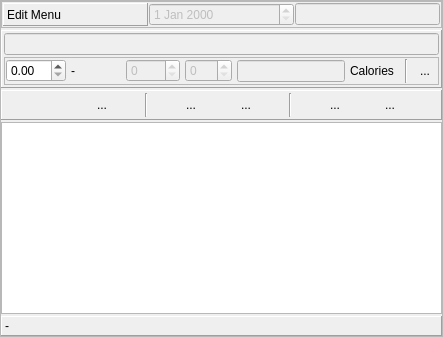
                <widget class="QFrame" name="frame_menuEdit">
                 <property name="sizePolicy">
                  <sizepolicy hsizetype="Preferred" vsizetype="Preferred">
                   <horstretch>0</horstretch>
                   <verstretch>1</verstretch>
                  </sizepolicy>
                 </property>
                 <property name="frameShape">
                  <enum>QFrame::StyledPanel</enum>
                 </property>
                 <property name="frameShadow">
                  <enum>QFrame::Raised</enum>
                 </property>
                 <layout class="QVBoxLayout" name="verticalLayout_14">
                  <property name="spacing">
                   <number>2</number>
                  </property>
                  <property name="leftMargin">
                   <number>0</number>
                  </property>
                  <property name="topMargin">
                   <number>0</number>
                  </property>
                  <property name="rightMargin">
                   <number>0</number>
                  </property>
                  <property name="bottomMargin">
                   <number>0</number>
                  </property>
                  <item>
                   <widget class="QFrame" name="frame">
                    <property name="frameShape">
                     <enum>QFrame::StyledPanel</enum>
                    </property>
                    <property name="frameShadow">
                     <enum>QFrame::Raised</enum>
                    </property>
                    <layout class="QHBoxLayout" name="horizontalLayout_18">
                     <property name="spacing">
                      <number>1</number>
                     </property>
                     <property name="leftMargin">
                      <number>1</number>
                     </property>
                     <property name="topMargin">
                      <number>1</number>
                     </property>
                     <property name="rightMargin">
                      <number>1</number>
                     </property>
                     <property name="bottomMargin">
                      <number>1</number>
                     </property>
                     <item>
                      <widget class="QLabel" name="label_menuEdit">
                       <property name="sizePolicy">
                        <sizepolicy hsizetype="Preferred" vsizetype="Preferred">
                         <horstretch>1</horstretch>
                         <verstretch>0</verstretch>
                        </sizepolicy>
                       </property>
                       <property name="minimumSize">
                        <size>
                         <width>0</width>
                         <height>20</height>
                        </size>
                       </property>
                       <property name="font">
                        <font>
                         <family>Segoe UI</family>
                         <pointsize>9</pointsize>
                        </font>
                       </property>
                       <property name="frameShape">
                        <enum>QFrame::Panel</enum>
                       </property>
                       <property name="frameShadow">
                        <enum>QFrame::Raised</enum>
                       </property>
                       <property name="text">
                        <string>Edit Menu</string>
                       </property>
                      </widget>
                     </item>
                     <item>
                      <widget class="QDateEdit" name="dateEdit_selectDay">
                       <property name="enabled">
                        <bool>false</bool>
                       </property>
                       <property name="sizePolicy">
                        <sizepolicy hsizetype="Minimum" vsizetype="Fixed">
                         <horstretch>1</horstretch>
                         <verstretch>0</verstretch>
                        </sizepolicy>
                       </property>
                      </widget>
                     </item>
                     <item>
                      <widget class="QLineEdit" name="lineEdit_editSection">
                       <property name="enabled">
                        <bool>false</bool>
                       </property>
                       <property name="sizePolicy">
                        <sizepolicy hsizetype="Expanding" vsizetype="Fixed">
                         <horstretch>1</horstretch>
                         <verstretch>0</verstretch>
                        </sizepolicy>
                       </property>
                      </widget>
                     </item>
                    </layout>
                   </widget>
                  </item>
                  <item>
                   <widget class="QFrame" name="frame_mealSet">
                    <property name="frameShape">
                     <enum>QFrame::Panel</enum>
                    </property>
                    <property name="frameShadow">
                     <enum>QFrame::Raised</enum>
                    </property>
                    <layout class="QVBoxLayout" name="verticalLayout_15">
                     <property name="spacing">
                      <number>2</number>
                     </property>
                     <property name="leftMargin">
                      <number>2</number>
                     </property>
                     <property name="topMargin">
                      <number>2</number>
                     </property>
                     <property name="rightMargin">
                      <number>2</number>
                     </property>
                     <property name="bottomMargin">
                      <number>2</number>
                     </property>
                     <item>
                      <widget class="QLineEdit" name="lineEdit_Mealname">
                       <property name="enabled">
                        <bool>false</bool>
                       </property>
                      </widget>
                     </item>
                     <item>
                      <widget class="QFrame" name="frame_6">
                       <property name="frameShape">
                        <enum>QFrame::StyledPanel</enum>
                       </property>
                       <property name="frameShadow">
                        <enum>QFrame::Raised</enum>
                       </property>
                       <layout class="QHBoxLayout" name="horizontalLayout_12">
                        <property name="spacing">
                         <number>5</number>
                        </property>
                        <property name="leftMargin">
                         <number>1</number>
                        </property>
                        <property name="topMargin">
                         <number>1</number>
                        </property>
                        <property name="rightMargin">
                         <number>1</number>
                        </property>
                        <property name="bottomMargin">
                         <number>1</number>
                        </property>
                        <item>
                         <widget class="QDoubleSpinBox" name="doubleSpinBox_portion">
                          <property name="minimumSize">
                           <size>
                            <width>60</width>
                            <height>0</height>
                           </size>
                          </property>
                          <property name="maximumSize">
                           <size>
                            <width>80</width>
                            <height>16777215</height>
                           </size>
                          </property>
                          <property name="maximum">
                           <double>10.000000000000000</double>
                          </property>
                          <property name="singleStep">
                           <double>0.050000000000000</double>
                          </property>
                         </widget>
                        </item>
                        <item>
                         <widget class="QLabel" name="label_portInfo">
                          <property name="minimumSize">
                           <size>
                            <width>50</width>
                            <height>0</height>
                           </size>
                          </property>
                          <property name="maximumSize">
                           <size>
                            <width>50</width>
                            <height>16777215</height>
                           </size>
                          </property>
                          <property name="text">
                           <string>-</string>
                          </property>
                         </widget>
                        </item>
                        <item>
                         <widget class="QSpinBox" name="spinBox_calories">
                          <property name="enabled">
                           <bool>false</bool>
                          </property>
                          <property name="maximum">
                           <number>1000</number>
                          </property>
                         </widget>
                        </item>
                        <item>
                         <widget class="QSpinBox" name="spinBox_portFactor">
                          <property name="enabled">
                           <bool>false</bool>
                          </property>
                          <property name="maximum">
                           <number>100</number>
                          </property>
                         </widget>
                        </item>
                        <item>
                         <widget class="QLineEdit" name="lineEdit_calories">
                          <property name="enabled">
                           <bool>false</bool>
                          </property>
                         </widget>
                        </item>
                        <item>
                         <widget class="QLabel" name="label_calories">
                          <property name="minimumSize">
                           <size>
                            <width>50</width>
                            <height>0</height>
                           </size>
                          </property>
                          <property name="text">
                           <string>Calories</string>
                          </property>
                         </widget>
                        </item>
                        <item>
                         <widget class="Line" name="line_18">
                          <property name="orientation">
                           <enum>Qt::Vertical</enum>
                          </property>
                         </widget>
                        </item>
                        <item>
                         <widget class="QToolButton" name="toolButton_addMeal">
                          <property name="minimumSize">
                           <size>
                            <width>24</width>
                            <height>24</height>
                           </size>
                          </property>
                          <property name="maximumSize">
                           <size>
                            <width>24</width>
                            <height>24</height>
                           </size>
                          </property>
                          <property name="text">
                           <string>...</string>
                          </property>
                          <property name="icon">
                           <iconset resource="resources.qrc">
                            <normaloff>:/images/icons/Add.png</normaloff>:/images/icons/Add.png</iconset>
                          </property>
                          <property name="iconSize">
                           <size>
                            <width>18</width>
                            <height>18</height>
                           </size>
                          </property>
                          <property name="autoRaise">
                           <bool>true</bool>
                          </property>
                         </widget>
                        </item>
                       </layout>
                      </widget>
                     </item>
                    </layout>
                   </widget>
                  </item>
                  <item>
                   <widget class="QFrame" name="frame_mealEdit">
                    <property name="frameShape">
                     <enum>QFrame::Panel</enum>
                    </property>
                    <property name="frameShadow">
                     <enum>QFrame::Raised</enum>
                    </property>
                    <layout class="QHBoxLayout" name="horizontalLayout_14">
                     <property name="spacing">
                      <number>2</number>
                     </property>
                     <property name="leftMargin">
                      <number>4</number>
                     </property>
                     <property name="topMargin">
                      <number>2</number>
                     </property>
                     <property name="rightMargin">
                      <number>4</number>
                     </property>
                     <property name="bottomMargin">
                      <number>2</number>
                     </property>
                     <item>
                      <widget class="QToolButton" name="toolButton_menuEdit">
                       <property name="minimumSize">
                        <size>
                         <width>24</width>
                         <height>24</height>
                        </size>
                       </property>
                       <property name="maximumSize">
                        <size>
                         <width>24</width>
                         <height>24</height>
                        </size>
                       </property>
                       <property name="icon">
                        <iconset resource="resources.qrc">
                         <normaloff>:/images/icons/OK.png</normaloff>:/images/icons/OK.png</iconset>
                       </property>
                       <property name="iconSize">
                        <size>
                         <width>18</width>
                         <height>18</height>
                        </size>
                       </property>
                       <property name="autoRaise">
                        <bool>true</bool>
                       </property>
                      </widget>
                     </item>
                     <item>
                      <widget class="QToolButton" name="toolButton_menuClear">
                       <property name="minimumSize">
                        <size>
                         <width>24</width>
                         <height>24</height>
                        </size>
                       </property>
                       <property name="maximumSize">
                        <size>
                         <width>24</width>
                         <height>24</height>
                        </size>
                       </property>
                       <property name="text">
                        <string>...</string>
                       </property>
                       <property name="icon">
                        <iconset resource="resources.qrc">
                         <normaloff>:/images/icons/Erase.png</normaloff>:/images/icons/Erase.png</iconset>
                       </property>
                       <property name="iconSize">
                        <size>
                         <width>18</width>
                         <height>18</height>
                        </size>
                       </property>
                       <property name="autoRaise">
                        <bool>true</bool>
                       </property>
                      </widget>
                     </item>
                     <item>
                      <widget class="Line" name="line_16">
                       <property name="orientation">
                        <enum>Qt::Vertical</enum>
                       </property>
                      </widget>
                     </item>
                     <item>
                      <widget class="QToolButton" name="toolButton_menuCopy">
                       <property name="minimumSize">
                        <size>
                         <width>24</width>
                         <height>24</height>
                        </size>
                       </property>
                       <property name="maximumSize">
                        <size>
                         <width>24</width>
                         <height>24</height>
                        </size>
                       </property>
                       <property name="text">
                        <string>...</string>
                       </property>
                       <property name="icon">
                        <iconset resource="resources.qrc">
                         <normaloff>:/images/icons/Copy.png</normaloff>:/images/icons/Copy.png</iconset>
                       </property>
                       <property name="iconSize">
                        <size>
                         <width>18</width>
                         <height>18</height>
                        </size>
                       </property>
                       <property name="checkable">
                        <bool>true</bool>
                       </property>
                       <property name="autoRaise">
                        <bool>true</bool>
                       </property>
                      </widget>
                     </item>
                     <item>
                      <widget class="QToolButton" name="toolButton_menuPaste">
                       <property name="minimumSize">
                        <size>
                         <width>24</width>
                         <height>24</height>
                        </size>
                       </property>
                       <property name="maximumSize">
                        <size>
                         <width>24</width>
                         <height>24</height>
                        </size>
                       </property>
                       <property name="text">
                        <string>...</string>
                       </property>
                       <property name="icon">
                        <iconset resource="resources.qrc">
                         <normaloff>:/images/icons/Paste.png</normaloff>:/images/icons/Paste.png</iconset>
                       </property>
                       <property name="iconSize">
                        <size>
                         <width>18</width>
                         <height>18</height>
                        </size>
                       </property>
                       <property name="autoRaise">
                        <bool>true</bool>
                       </property>
                      </widget>
                     </item>
                     <item>
                      <widget class="Line" name="line_19">
                       <property name="orientation">
                        <enum>Qt::Vertical</enum>
                       </property>
                      </widget>
                     </item>
                     <item>
                      <widget class="QToolButton" name="toolButton_foodUp">
                       <property name="minimumSize">
                        <size>
                         <width>24</width>
                         <height>24</height>
                        </size>
                       </property>
                       <property name="maximumSize">
                        <size>
                         <width>24</width>
                         <height>24</height>
                        </size>
                       </property>
                       <property name="text">
                        <string>...</string>
                       </property>
                       <property name="icon">
                        <iconset resource="resources.qrc">
                         <normaloff>:/images/icons/Up.png</normaloff>:/images/icons/Up.png</iconset>
                       </property>
                       <property name="iconSize">
                        <size>
                         <width>18</width>
                         <height>18</height>
                        </size>
                       </property>
                       <property name="autoRaise">
                        <bool>true</bool>
                       </property>
                      </widget>
                     </item>
                     <item>
                      <widget class="QToolButton" name="toolButton_foodDown">
                       <property name="minimumSize">
                        <size>
                         <width>24</width>
                         <height>24</height>
                        </size>
                       </property>
                       <property name="maximumSize">
                        <size>
                         <width>24</width>
                         <height>24</height>
                        </size>
                       </property>
                       <property name="text">
                        <string>...</string>
                       </property>
                       <property name="icon">
                        <iconset resource="resources.qrc">
                         <normaloff>:/images/icons/Down.png</normaloff>:/images/icons/Down.png</iconset>
                       </property>
                       <property name="iconSize">
                        <size>
                         <width>18</width>
                         <height>18</height>
                        </size>
                       </property>
                       <property name="autoRaise">
                        <bool>true</bool>
                       </property>
                      </widget>
                     </item>
                    </layout>
                   </widget>
                  </item>
                  <item>
                   <widget class="QListWidget" name="listWidget_menuEdit">
                    <property name="sizePolicy">
                     <sizepolicy hsizetype="Expanding" vsizetype="Expanding">
                      <horstretch>0</horstretch>
                      <verstretch>1</verstretch>
                     </sizepolicy>
                    </property>
                    <property name="font">
                     <font>
                      <family>Segoe UI</family>
                      <pointsize>11</pointsize>
                     </font>
                    </property>
                    <property name="dragDropMode">
                     <enum>QAbstractItemView::NoDragDrop</enum>
                    </property>
                   </widget>
                  </item>
                  <item>
                   <widget class="QLabel" name="label_menuCal">
                    <property name="minimumSize">
                     <size>
                      <width>0</width>
                      <height>20</height>
                     </size>
                    </property>
                    <property name="frameShape">
                     <enum>QFrame::Panel</enum>
                    </property>
                    <property name="frameShadow">
                     <enum>QFrame::Raised</enum>
                    </property>
                    <property name="text">
                     <string>-</string>
                    </property>
                   </widget>
                  </item>
                 </layout>
                </widget>
